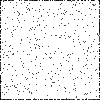
Frame 1 (no input)
Frame 60 (the mouse pressed at the canvas centre just before this capture): blank canvas, image omitted
Frame 120 (the mouse held since frame 60 and released just before this capture): blank canvas, image omitted

The Processing sketch that drew this single still picture (run headless with seeded random() and noise(); from frame 60 on, the mouse is pressed at the canvas centre):

// Processing sketch: point_density
// ── point_density.pde
Point[] points;
void setup(){
  points = new Point[int(1250)];
  for(int i = 0 ; i < points.length ; i++){
    points[i] = new Point(i/points.length);
  }
}

void draw(){
  background(255);

  
    calculateForces();
 
  for(int i = 0 ; i < points.length ; i++){
    points[i].update();
    points[i].display();
  }  
}

void calculateForces(){
  for(int i = 0 ; i < points.length ; i++){
    for(int j = i + 1 ; j < points.length ; j++){
        //the force experienced by point i = density / distance between points i and j squared
        PVector forcei = PVector.sub(points[i].position, points[j].position);
        forcei.setMag(points[i].density/pow(PVector.dist(points[i].position, points[j].position),2));
        forcei.limit(.1);
        PVector forcej = PVector.sub(points[j].position, points[i].position);
        forcei.setMag(points[j].density/pow(PVector.dist(points[j].position, points[i].position),2));
        forcej.limit(.1);
        points[i].applyForce(forcei);
        points[j].applyForce(forcej);
    }
  }
}

class Point {

  //fields

  PVector position;
  PVector velocity;
  PVector acceleration;
  float mass;
  float density;
  float k = .0125;


  // constructors

  Point() {
    position = new PVector(random(width), random(height));
    velocity = new PVector(random(-1, 1), random(-1, 1));
    acceleration = new PVector(0, 0);
    mass = 1;
    density = .01;
  }
  
  Point(float _d) {
    position = new PVector(random(width), random(height));
    velocity = new PVector(random(-1, 1), random(-1, 1));
    acceleration = new PVector(0, 0);
    mass = 1;
    density = _d;
  }
  
  Point(float _m, float _d) {
    position = new PVector(random(width), random(height));
    velocity = new PVector(random(-1, 1), random(-1, 1));
    acceleration = new PVector(0, 0);
    mass = _m;
    density = _d;
  }
  

//  Point(float _px, float _py) {
//    position = new PVector(_px, _py);
//    velocity = new PVector(random(-1, 1), random(-1, 1));
//    acceleration = new PVector(0, 0);
//    mass = 1;
//    density = 1;
//  }

  //methods

  void applyForce(PVector force) {
    acceleration.add(PVector.div(force, mass));
  }
  
  void update(){
    
//    PVector gravity = new PVector(0,.1);
//    this.applyForce(PVector.mult(gravity,mass));

    PVector drag = velocity.get();
    drag.setMag(pow(drag.mag(),2));
    drag.mult(-k);
    this.applyForce(drag);
    velocity.add(acceleration);
    position.add(velocity);
//    position.x = int(position.x);
//    position.y = int(position.y);
    acceleration.mult(0);
    
    inBounds();
    
  }
  
  void display(){
    stroke(0);
    fill(0);
    point(position.x, position.y);
  }
  
  boolean inBounds(){
    if(position.x > 0 && position.x < width-1 && position.y > 0 && position.y < height-1){
      return true;
    } else {
      if(position.x < 0 && velocity.x < 0){
        position.x = 0;
        velocity.x *= -1;
      }
      if(position.x  > width - 1 && velocity.x > 0){
        position.x = width - 1;
        velocity.x *= -1;
      } 
      if(position.y < 0 && velocity.y < 0){
        position.y = 0;
        velocity.y *= -1;
      }
      if (position.y  > height - 1 && velocity.y > 0){
        position.y = height - 1;
        velocity.y *= -1;
      }
      return false;
    }
  }
  
}
